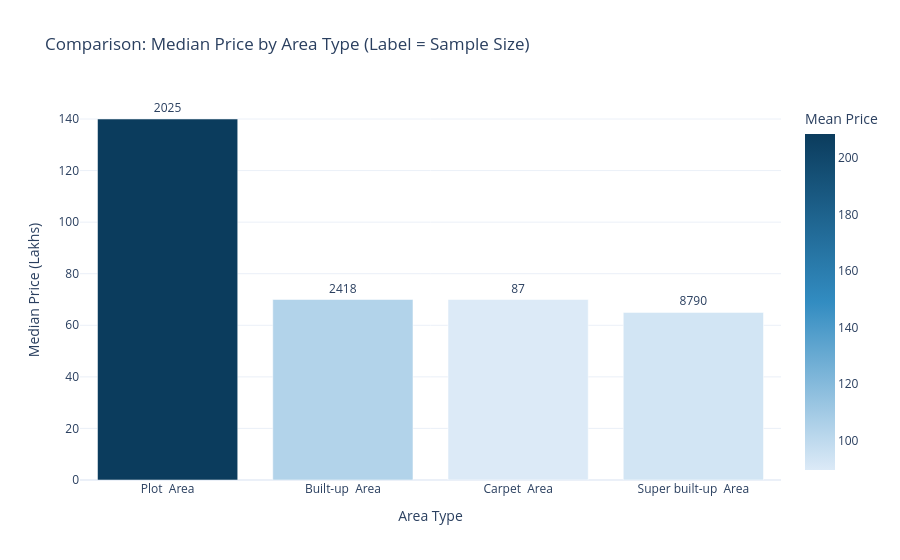

Notebook code cell kept with this figure:
### Markdown cell above
#### 2.4.1 Price and Area Types

### Code cell
comp_df = eda_df.dropna(subset=['area_type', 'price']).copy()
area_stats = comp_df.groupby('area_type')['price'].agg(['median', 'mean', 'count']).reset_index()
area_stats = area_stats.sort_values('median', ascending=False)

fig = px.bar(
    area_stats,
    x='area_type',
    y='median',
    color='mean',
    text='count',
    color_continuous_scale=['#DCEAF7', '#328CC1', '#0B3C5D'],
    title='Comparison: Median Price by Area Type (Label = Sample Size)',
    labels={'median': 'Median Price (Lakhs)', 'area_type': 'Area Type', 'mean': 'Mean Price'}
)
fig.update_traces(textposition='outside')
fig.update_layout(height=560)
fig.show()

best_seg = area_stats.iloc[0]
add_plot_interpretation(
    f'- **{best_seg["area_type"]}** has the highest median price (about **{best_seg["median"]:.2f} Lakhs**).\n'
    '- Count labels provide decision confidence: larger samples are more stable for strategic comparison.\n'
    '- Segment-level pricing differences support differentiated positioning and valuation logic.'
)

### Figure 1 — Plotly figure (JSON) as saved in the notebook; plotly's stock layout.template omitted (floating-point values rounded to 4 significant figures)
{"data": [{"hovertemplate": "Area Type=%{x}<br>Median Price (Lakhs)=%{y}<br>count=%{text}<br>Mean Price=%{marker.color}<extra></extra>", "legendgroup": "", "marker": {"color": [208.5, 104.3, 89.5, 92.97], "coloraxis": "coloraxis", "pattern": {"shape": ""}}, "name": "", "orientation": "v", "showlegend": false, "text": [2025.0, 2418.0, 87.0, 8790.0], "textposition": "outside", "type": "bar", "x": ["Plot  Area", "Built-up  Area", "Carpet  Area", "Super built-up  Area"], "xaxis": "x", "y": [140.0, 70.0, 70.0, 65.0], "yaxis": "y"}], "layout": {"barmode": "relative", "coloraxis": {"colorbar": {"title": {"text": "Mean Price"}}, "colorscale": [[0, "#DCEAF7"], [0.5, "#328CC1"], [1, "#0B3C5D"]]}, "height": 560, "legend": {"tracegroupgap": 0}, "title": {"text": "Comparison: Median Price by Area Type (Label = Sample Size)"}, "xaxis": {"anchor": "y", "domain": [0, 1], "title": {"text": "Area Type"}}, "yaxis": {"anchor": "x", "domain": [0, 1], "title": {"text": "Median Price (Lakhs)"}}}}
